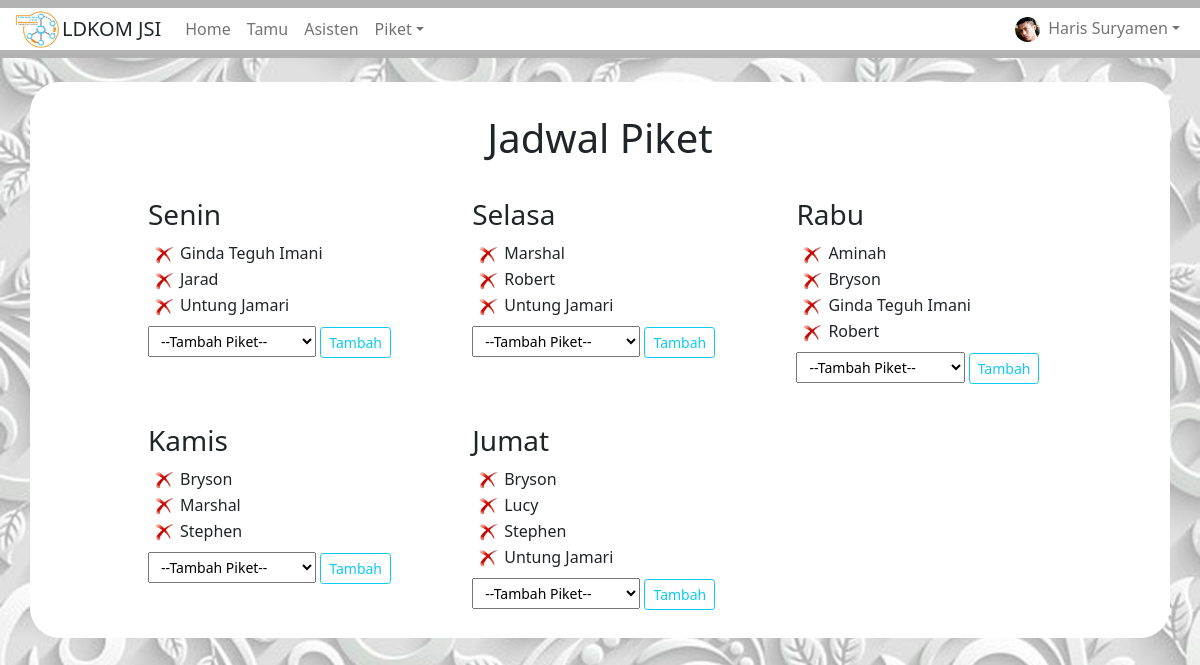
Page /Admin/jadwal.php (signed in) on the committed database.
### tables this page shows
CREATE TABLE `user` (
  `no_anggota` varchar(100) NOT NULL,
  `nama` varchar(100) NOT NULL,
  `password` varchar(100) NOT NULL,
  `role` varchar(100) NOT NULL,
  `foto` varchar(100) NOT NULL
);

### Admin/jadwal.php (the view, shortened to what this page needs)
<?php
$koneksi = mysqli_connect("localhost","root","","tb_ldkom");
?>
<!doctype html>
<html lang="en">
<head>
	<link href="https://cdn.jsdelivr.net/npm/bootstrap@5.1.0/dist/css/bootstrap.min.css" rel="stylesheet">
	<link rel="stylesheet" type="text/css" href="https://cdnjs.cloudflare.com/ajax/libs/twitter-bootstrap/5.0.1/css/bootstrap.min.css">
	<link rel="stylesheet" type="text/css" href="https://cdn.datatables.net/1.10.25/css/dataTables.bootstrap5.min.css">
</head>
<body style="background: url(../gambar/bggbr.jpg); background-size: cover; background-repeat: no-repeat;">
	<nav class="navbar navbar-expand-lg navbar-light" style="background-color: #b3b3b3;" aria-label="Eleventh navbar example">
		<div class="container-fluid" style="background-color: white;">
			<div class="collapse navbar-collapse" style="background-color: white;">
				<ul class="navbar-nav me-auto mb-2 mb-lg-0">
					<li class="nav-item">
						<img src="../gambar/logoldkom1.png" style="width: 50px; height: 40px;">
					</li>
					<li class="nav-item">
						<h5 class="mt-2 me-3">LDKOM JSI</h5>
					</li>
					<li class="nav-item">
						<a class="nav-link" href="home_admin.php">Home</a>
					</li>
					<li class="nav-item">
						<a class="nav-link" href="tamu.php">Tamu</a>
					</li>
					<li class="nav-item">
						<a class="nav-link" href="asisten.php">Asisten</a>
					</li>
					<li class="nav-item dropdown">
						<a class="nav-link dropdown-toggle" href="#" id="dropdown09" data-bs-toggle="dropdown" aria-expanded="false">Piket</a>
					</li>
				</ul>
				<form>
					<ul class="navbar-nav me-auto mb-2 mb-lg-0">
						<li class="nav-item dropdown">
							<a class="nav-link dropdown-toggle" href="#" id="dropdown09" data-bs-toggle="dropdown"  aria-haspopup="true" aria-expanded="false"><img src="../gambar/<?php echo $_SESSION['foto']; ?>" class="me-2" style="width: 25px; height: 25px; border-radius: 30px;"><?php echo $_SESSION['nama']; ?></a>
						</li>
					</ul>
				</form>
			</div>
		</div>
	</nav>
	<div class="container mt-4" style="background-color: white;	 border-radius: 30px;">
		<br>
		<center>
			<h1 class="mt-2">Jadwal Piket</h1>
		</center>
		<div class="row g-3" style="margin-left: 70px;">
			<?php
			$kode_hari = 1;
			$hari = ['Senin','Selasa','Rabu'];
			foreach ($hari as $har) {
				?>
				<div class="col-md-4 m-1" style="border-radius: 30px; width: 30%;">
					<div class="m-4">
						<h3><?php echo $har; ?></h3>
						<?php
						$query = mysqli_query($koneksi,"select user.no_anggota,user.nama from user, jadwal_user where jadwal_user.no_anggota=user.no_anggota and jadwal_user.kode_hari='$kode_hari' order by user.nama");
						while ($tampil = mysqli_fetch_array($query)) {
							?>
							<form action="jadwal.php" method="post">
								<button type="submit" name="hapuspiket" style="border: none; background-color: white;"><img src="../gambar/delete.png" style="width: 20px; height: 20px;"></button><label><?php echo "".$tampil['nama'];?></label>
							</form>
							<?php
						}
						if (mysqli_affected_rows($koneksi) < 5) {
							?>
							<form action="jadwal.php" method="post">
								<select name="no_anggota" class="form-select-sm mt-2 col-md-8">
									<option value="" selected>--Tambah Piket--</option>
								</select>
								<button type="submit" name="tambahpiket" class="btn btn-outline-info btn-sm">Tambah</button>
							</form>
							<?php
						}
						?>
					</div>
				</div>
				<?php
				$kode_hari++;
			}
			?>
		</div>
		<div class="row g-3" style="margin-left: 70px;">
			<?php
			$kode_hari = 4;
			$hari = ['Kamis','Jumat'];
			foreach ($hari as $har) {
				?>
				<div class="col-md-4 m-1" style=" border-radius: 30px; width: 30%;">
					<div class="m-4">
						<h3><?php echo $har; ?></h3>
						<?php
						$query = mysqli_query($koneksi,"select user.no_anggota,user.nama from user, jadwal_user where jadwal_user.no_anggota=user.no_anggota and jadwal_user.kode_hari='$kode_hari' order by user.nama");
						while ($tampil = mysqli_fetch_array($query)) {
							?>
							<form action="jadwal.php" method="post">
								<button type="submit" name="hapuspiket" style="border: none; background-color: white;"><img src="../gambar/delete.png" style="width: 20px; height: 20px;"></button><label><?php echo "".$tampil['nama'];?></label>
							</form>
							<?php
						}
						if (mysqli_affected_rows($koneksi) < 5) {
							?>
							<form action="jadwal.php" method="post">
								<select name="no_anggota" class="form-select-sm mt-2 col-md-8">
									<option value="" selected>--Tambah Piket--</option>
								</select>
								<button type="submit" name="tambahpiket" class="btn btn-outline-info btn-sm">Tambah</button>
							</form>
							<?php
						}
						?>
					</div>
				</div>
				<?php
				$kode_hari++;
			}
			?>
		</div>
	</div>
	<br>
</body>
</html>

### rows in the picture
user: nama "Ginda Teguh Imani"
user: nama "Jarad"
user: nama "Untung Jamari"
user: nama "Marshal"
user: nama "Robert"
user: nama "Aminah"
user: nama "Bryson"
user: nama "Stephen"
user: nama "Lucy"

### other values in the picture
$_SESSION['nama'] "Haris Suryamen"
$har "Senin"
$har "Selasa"
$har "Rabu"
$har "Kamis"
$har "Jumat"
